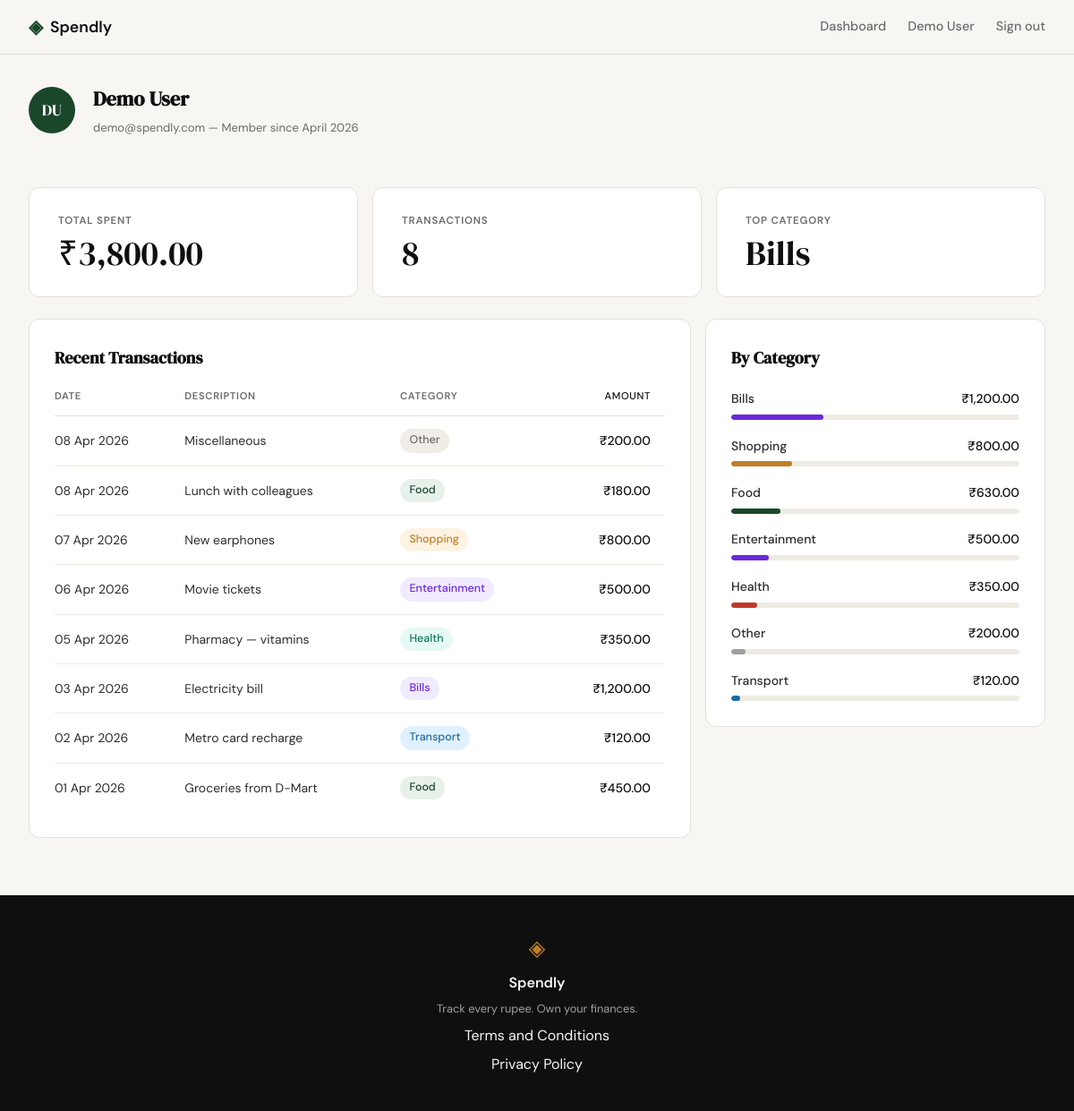
Screenshot of /profile (signed in) with the database file from the repository.
### tables this page shows
CREATE TABLE users (
            id            INTEGER PRIMARY KEY AUTOINCREMENT,
            name          TEXT    NOT NULL,
            email         TEXT    UNIQUE NOT NULL,
            password_hash TEXT    NOT NULL,
            created_at    TEXT    DEFAULT (datetime('now'))
        );

CREATE TABLE expenses (
            id          INTEGER PRIMARY KEY AUTOINCREMENT,
            user_id     INTEGER NOT NULL REFERENCES users(id),
            amount      REAL    NOT NULL,
            category    TEXT    NOT NULL,
            date        TEXT    NOT NULL,
            description TEXT,
            created_at  TEXT    DEFAULT (datetime('now'))
        );

### app.py (the view)
@app.route("/profile")
def profile():
    if not session.get("user_id"):
        return redirect(url_for("login"))
    user = get_user_by_id(session["user_id"])
    if user is None:
        session.clear()
        return redirect(url_for("login"))
    stats = get_summary_stats(session["user_id"])
    transactions = get_recent_transactions(session["user_id"])
    categories = get_category_breakdown(session["user_id"])
    return render_template("profile.html", user=user, stats=stats,
                           transactions=transactions, categories=categories)

### database/db.py (called while the page is built)
def get_db():
    conn = sqlite3.connect(DB_PATH)
    conn.row_factory = sqlite3.Row
    conn.execute("PRAGMA foreign_keys = ON")
    return conn

### database/queries.py (called while the page is built)
def get_user_by_id(user_id):
    conn = get_db()
    try:
        row = conn.execute(
            "SELECT id, name, email, created_at FROM users WHERE id = ?",
            (user_id,),
        ).fetchone()
    finally:
        conn.close()
    if row is None:
        return None
    name = row["name"]
    initials = "".join(w[0].upper() for w in name.split()[:2])
    member_since = datetime.strptime(
        row["created_at"][:10], "%Y-%m-%d"
    ).strftime("%B %Y")
    return {
        "name": name,
        "email": row["email"],
        "initials": initials,
        "member_since": member_since,
    }

def get_summary_stats(user_id):
    conn = get_db()
    try:
        rows = conn.execute(
            """
            SELECT category, COALESCE(SUM(amount), 0) as total, COUNT(*) as cnt
            FROM expenses
            WHERE user_id = ?
            GROUP BY category
            ORDER BY total DESC
            """,
            (user_id,),
        ).fetchall()
    finally:
        conn.close()
    if not rows:
        return {"total_spent": "₹0.00", "transaction_count": 0, "top_category": "—"}
    transaction_count = sum(row["cnt"] for row in rows)
    grand_total = sum(row["total"] for row in rows)
    top_category = rows[0]["category"]
    return {
        "total_spent": f"₹{grand_total:,.2f}",
        "transaction_count": transaction_count,
        "top_category": top_category,
    }

def get_recent_transactions(user_id, limit=10):
    conn = get_db()
    try:
        rows = conn.execute(
            """
            SELECT date, description, category, amount
            FROM expenses
            WHERE user_id = ?
            ORDER BY date DESC, created_at DESC
            LIMIT ?
            """,
            (user_id, limit),
        ).fetchall()
    finally:
        conn.close()
    if not rows:
        return []
    return [
        {
            "date": datetime.strptime(row["date"], "%Y-%m-%d").strftime("%d %b %Y"),
            "description": row["description"],
            "category": row["category"],
            "amount": f"₹{row['amount']:,.2f}",
        }
        for row in rows
    ]

### templates/profile.html (shortened to what this page needs)
{% extends "base.html" %}
{% block content %}
<div class="profile-page">
    <div class="profile-header">
        <div class="profile-avatar">{{ user.initials }}</div>
        <div class="profile-identity">
            <h1 class="profile-name">{{ user.name }}</h1>
            <p class="profile-meta">{{ user.email }} &mdash; Member since {{ user.member_since }}</p>
        </div>
    </div>
    <div class="profile-stats">
        <div class="profile-stat-card">
            <p class="profile-stat-label">Total Spent</p>
            <p class="profile-stat-value">{{ stats.total_spent }}</p>
        </div>
        <div class="profile-stat-card">
            <p class="profile-stat-label">Transactions</p>
            <p class="profile-stat-value">{{ stats.transaction_count }}</p>
        </div>
        <div class="profile-stat-card">
            <p class="profile-stat-label">Top Category</p>
            <p class="profile-stat-value">{{ stats.top_category }}</p>
        </div>
    </div>
    <div class="profile-main">
        <div class="profile-card">
            <h2 class="profile-card-title">Recent Transactions</h2>
            {% if transactions %}
            <table class="profile-table">
                <thead>
                    <tr>
                        <th>Date</th>
                        <th>Description</th>
                        <th>Category</th>
                        <th class="col-amount">Amount</th>
                    </tr>
                </thead>
                <tbody>
                    {% for tx in transactions %}
                    <tr>
                        <td>{{ tx.date }}</td>
                        <td>{{ tx.description }}</td>
                        <td>
                            <span class="badge badge-{{ tx.category | lower }}">{{ tx.category }}</span>
                        </td>
                        <td class="col-amount">{{ tx.amount }}</td>
                    </tr>
                    {% endfor %}
                </tbody>
            </table>
            {% else %}
            <p class="profile-empty">No transactions yet.</p>
            {% endif %}
        </div>
        <div class="profile-card">
            <h2 class="profile-card-title">By Category</h2>
            {% if categories %}
            <div class="profile-breakdown">
                {% for cat in categories %}
                <div class="cat-row">
                    <div class="cat-header">
                        <span class="cat-name">{{ cat.name }}</span>
                        <span class="cat-amount">{{ cat.amount }}</span>
                    </div>
                    <div class="cat-track">
                        <div class="cat-fill cat-fill-{{ cat.name | lower }}"
                             style="width: {{ cat.pct }}%"></div>
                    </div>
                </div>
                {% endfor %}
            </div>
            {% else %}
            <p class="profile-empty">No spending data yet.</p>
            {% endif %}
        </div>
    </div>
</div>
{% endblock %}

### templates/base.html (shortened to what this page needs)
<!DOCTYPE html>
<html lang="en">
<head>
    <link rel="stylesheet" href="{{ url_for('static', filename='css/style.css') }}">
</head>
<body>
    <nav class="navbar">
        <div class="nav-inner">
            <a href="{{ url_for('landing') }}" class="nav-brand">
                <span class="brand-icon">◈</span>
                <span class="brand-name">Spendly</span>
            </a>
            <div class="nav-links">
                {% if session.user_id %}
                <a href="{{ url_for('profile') }}">Dashboard</a>
                <span class="nav-username">{{ session.user_name }}</span>
                <a href="{{ url_for('logout') }}">Sign out</a>
                {% else %}
                <a href="{{ url_for('login') }}">Sign in</a>
                <a href="{{ url_for('register') }}" class="nav-cta">Get started</a>
                {% endif %}
            </div>
        </div>
    </nav>
    <main class="main-content">
        {% block content %}{% endblock %}
    </main>
    <footer class="footer">
        <div class="footer-inner">
            <span class="brand-icon">◈</span>
            <span class="footer-name">Spendly</span>
            <p class="footer-copy">Track every rupee. Own your finances.</p>
            <a href="/terms">Terms and Conditions</a>
            <a href="/privacy">Privacy Policy</a>
        </div>
    </footer>
</body>
</html>

### rows the page displays
users: user_name "Demo User", name "Demo User", email "demo@spendly.com"
expenses: top_category "Bills", date "03 Apr 2026", description "Electricity bill", category "Bills", amount "₹1,200.00"
expenses: date "08 Apr 2026", description "Miscellaneous", category "Other", amount "₹200.00"
expenses: date "08 Apr 2026", description "Lunch with colleagues", category "Food", amount "₹180.00"
expenses: date "07 Apr 2026", description "New earphones", category "Shopping", amount "₹800.00"
expenses: date "06 Apr 2026", description "Movie tickets", category "Entertainment", amount "₹500.00"
expenses: date "05 Apr 2026", description "Pharmacy — vitamins", category "Health", amount "₹350.00"
expenses: date "02 Apr 2026", description "Metro card recharge", category "Transport", amount "₹120.00"
expenses: date "01 Apr 2026", description "Groceries from D-Mart", category "Food", amount "₹450.00"

### other values shown
{{ user.initials }} "DU"
{{ user.member_since }} "April 2026"
{{ stats.total_spent }} "₹3,800.00"
{{ stats.transaction_count }} "8"
{{ cat.name }} "Bills" "Shopping" "Food" "Entertainment" "Health" "Other" "Transport"
{{ cat.amount }} "₹1,200.00" "₹800.00" "₹630.00" "₹500.00" "₹350.00" "₹200.00" "₹120.00"
